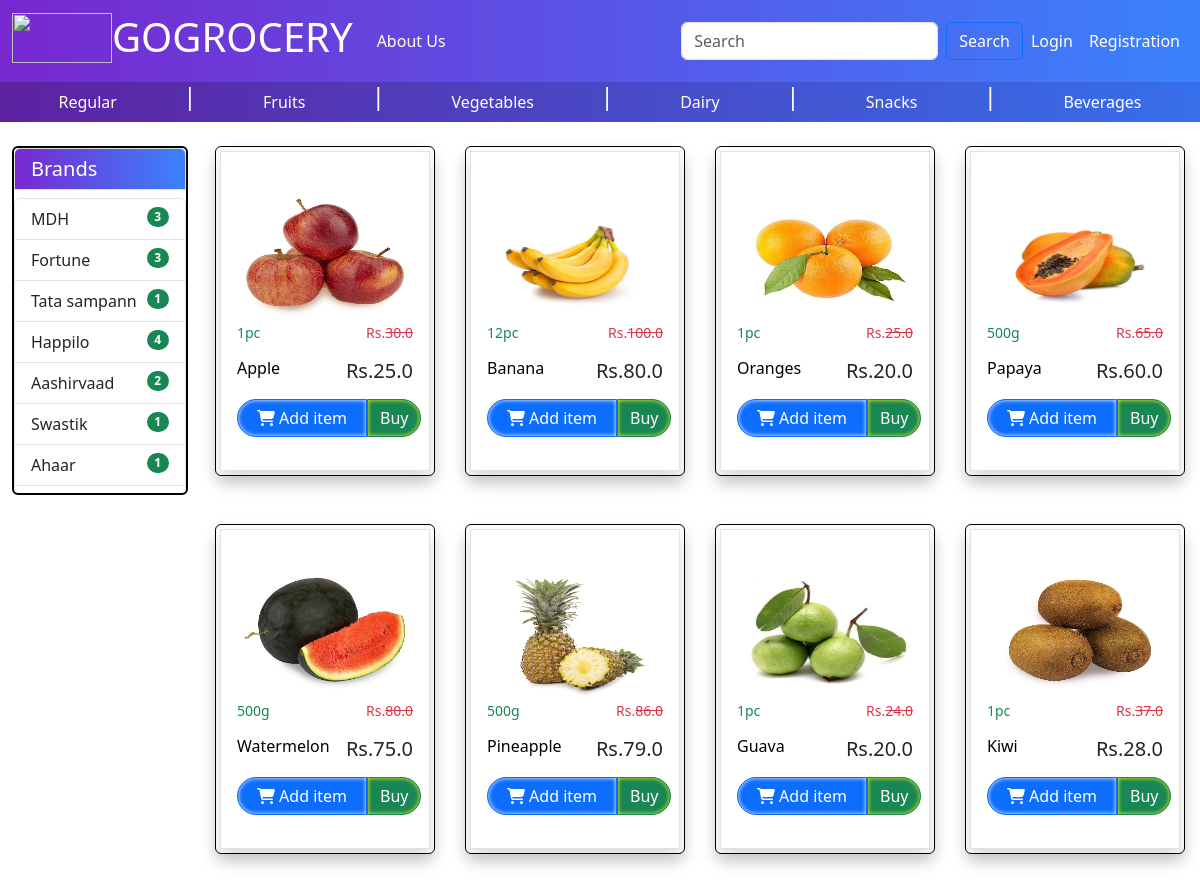
Page /category/2 on the committed database.
### baseapp/models.py (models this page shows, shortened)
class Brand(models.Model):
    name = models.CharField(max_length=100)
    product_image = models.ImageField(upload_to='product',blank=True)

class Product(models.Model):
    title = models.CharField(max_length=100)
    sub_category = models.ForeignKey(SubCategory,on_delete=models.CASCADE,null=True,blank=True)
    main_category = models.ForeignKey(Category,on_delete=models.CASCADE,null=True,blank=True,default='')
    selling_price = models.FloatField(blank=True)
    discounted_price = models.FloatField(blank=True)
    description = models.TextField(blank=True)
    pack_size = models.TextField(blank=True)
    brands = models.ForeignKey(Brand,on_delete=models.CASCADE,null=True,blank=True)
    product_image = models.ImageField(upload_to='product',blank=True)

### baseapp/views.py (the view)
# urls.py: path("category/<int:val>",views.CategoryView.as_view(),name="category"),
class CategoryView(View):
    def get(self,request,val):
        totalitem = 0
        wishitem = 0
        if request.user.is_authenticated:
            totalitem = len(Cart.objects.filter(user=request.user))
            wishitem = len(Wishlist.objects.filter(user=request.user))
        category = Category.objects.all()
        subcategory = SubCategory.objects.filter(category_id= val)
        product = Product.objects.filter(main_category=val)
        subcateCount = SubCategory.objects.filter(category_id= val).count()
        namelist = []
        for j in subcategory:
            namelist.append(j.name)
        pcounts = []
        for i in subcategory:
            prodcount = Product.objects.filter(sub_category_id = i.id).count()
            pcounts.append(prodcount)
        sublist = [[x, y] for x, y in zip(namelist, pcounts)]
        brand = Brand.objects.all()
        brandnamelist = []
        for j in brand:
            brandnamelist.append(j.name)
        bprod = []
        for i in brand:
            countprod = Product.objects.filter(brands_id = i.id).count()
            bprod.append(countprod)
        brandlist = [[x, y] for x, y in zip(brandnamelist, bprod)]
        return render(request, "baseapp/category.html",locals())

### baseapp/templates/baseapp/category.html (shortened to what this page needs)
{% extends 'baseapp/base.html' %}
{% load static %}
{% block main-content %}
    <div class="container-fluid">
        <div class="row">
            <div class="col-sm-2 col-md-2 col-lg-2">
                {% if subcategory %}
                    {% comment %} subcategory sublist {% endcomment %}
                    <div class="list-group d-flex justify-content-between shadow" style="border:2px solid black;">
                        <h5 class="list-group-item gradient1-custom text-white" aria-current="true">Subcategory</h5>
                        {% for i in subcategory %}
                            <a href="{% url 'subcategory' val1=i.category_id val2=i.id %}" class="list-group-item list-group-item-action" aria-current="true">
                                {{i.name}}<span class="badge bg-success rounded-pill" style="float:right;">
                                  {% for j in sublist %}
                                    {% if j.0 == i.name %}
                                        {{j.1}}
                                    {% endif %}
                                  {% endfor %}
                                </span>
                            </a>
                        {% endfor %}
                    </div>
                    <br>
                    <div class="list-group d-flex justify-content-between shadow" style="height: 25%; border: 2px solid black;" >
                        <h5 class="list-group-item gradient1-custom text-white" aria-current="true">Brands</h5>
                        <div class="example rounded" style="overflow-y: auto; ">
                            {% for i in brand %}
                            <a href="{%url 'brandfilter' i.id %}" class="list-group-item list-group-item-action" aria-current="true" >
                                {{i.name}}<span class="badge bg-success rounded-pill" style="float:right;">
                                    {% for j in brandlist %}
                                        {% if j.0 == i.name %}
                                            {{j.1}}
                                        {% endif %}
                                    {% endfor %}
                                </span>
                            </a>
                            {% endfor %}
                        </div>
                    </div>
                {% else %}
                    <div class="list-group d-flex justify-content-between" style="height: 35%; border:2px solid black;">
                        <h5 class="list-group-item gradient1-custom text-white" aria-current="true">Brands</h5>
                        <div class="example rounded" style="overflow-y: auto; ">
                            {% for i in brand %}
                                <a href="{%url 'brandfilter' i.id %}" class="list-group-item list-group-item-action" aria-current="true">
                                    {{i.name}}<span class="badge bg-success rounded-pill" style="float:right;">
                                        {% for j in brandlist %}
                                            {% if j.0 == i.name %}
                                                {{j.1}}
                                            {% endif %}
                                        {% endfor %}
                                    </span>
                                </a>
                            {% endfor %}
                        </div>
                    </div>
                {% endif %}
            </div>
            <div class="col-sm-10 col-md-10 col-lg-10">
                <div class="row">
                    {% for prod in product %}
                    <div class="col-12 col-sm-6 col-md-4 col-lg-3 ">
                        <div class="row d-flex justify-content-center">
                            <div class="card p-1 shadow " style="width: 220px; height: 330px; border:1px solid black;">
                                <div class="card-body bg-white border shadow ">
                            <a href="{% url 'product-detail' prod.id %}" style="text-decoration:none; color:black;" >
                                <div class="d-flex justify-content-between">
                                </div>
                                <img src="{{prod.product_image.url}}" class="card-img-top" alt="Laptop" height="130px" width="130px"/>
                                    <div class="d-flex justify-content-between">
                                    <p class="small text-success ">{{prod.pack_size}}</p>
                                    <p class="small text-danger ">Rs.<s class=" text-danger text-decoration-line-through">{{prod.selling_price}}</s></p>
                                    </div>
                                    <div class="d-flex justify-content-between mb-3">
                                    <h6 class="mb-0">{{prod.title}}</h6>
                                    <h5 class="text-dark mb-0">Rs.{{prod.discounted_price}}</h5>
                                    </div>
                            </a>
                                    <div class="d-flex justify-content-between align-items-center pb-2 mb-1" style=" ">
                                        <form action="/add-to-cart" class="d-inline">
                                            <button type="submit" class=" btn btn-primary " style="width: 130px;  border-radius:25px 0px 0px 25px; box-shadow: inset 0px 0px 4px white;"><i class="fa fa-shopping-cart" aria-hidden="true" style="color:white;"></i> Add item</button>
                                        </form>
                                        <button class="btn btn-success " style="width: 100px; border-radius:0px 25px 25px 0px; box-shadow: inset 0px 0px 4px yellow;"><a href="{% url 'buynow' prod.id %}" class="text-white text-decoration-none ">Buy</a></button>
                                    </div>
                                </div>
                            </div>
                        </div>
                        <br><br>
                    </div>
                    {% endfor %}
                </div>
            </div>
        </div>
    </div>
{% endblock main-content %}

### baseapp/static/app/css/style.css (style rules this page uses)
.example { -ms-overflow-style: none; scrollbar-width: none; }

### baseapp/templates/baseapp/base.html (style rules this page uses)
.card { transition: transform 0.3s ease; }
#bg { background-size: 1400px 650px; background-repeat: no-repeat; background-position: top; background-attachment: fixed; }
.gradient1-custom { background:linear-gradient(to right, rgba(106, 17, 203, 0.9), rgba(37, 117, 252, 0.9)); }

### rows in the picture
Brand: name "MDH", j "3"
Brand: name "Fortune", j "3"
Brand: name "Tata sampann", j "1"
Brand: name "Happilo", j "4"
Brand: name "Aashirvaad", j "2"
Brand: name "Swastik", j "1"
Brand: name "Ahaar", j "1"
Product: product_image (picture), pack_size "1pc", selling_price "30.0", title "Apple", discounted_price "25.0"
Product: product_image (picture), pack_size "12pc", selling_price "100.0", title "Banana", discounted_price "80.0"
Product: product_image (picture), pack_size "1pc", selling_price "25.0", title "Oranges", discounted_price "20.0"
Product: product_image (picture), pack_size "500g", selling_price "65.0", title "Papaya", discounted_price "60.0"
Product: product_image (picture), pack_size "500g", selling_price "80.0", title "Watermelon", discounted_price "75.0"
Product: product_image (picture), pack_size "500g", selling_price "86.0", title "Pineapple", discounted_price "79.0"
Product: product_image (picture), pack_size "1pc", selling_price "24.0", title "Guava", discounted_price "20.0"
Product: product_image (picture), pack_size "1pc", selling_price "37.0", title "Kiwi", discounted_price "28.0"
